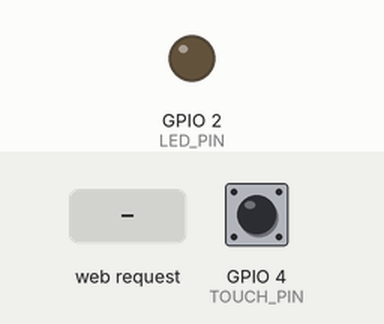
Recording of a sketch running on a simulated ESP32. Shown: output pins drawn as LEDs (lit = HIGH). Dashed ring = blinking. Inputs (shaded band) come from the test bench; at power-on: GPIO 4 (TOUCH_PIN) HIGH. What the sketch prints to the serial monitor is not drawn.

Above: at 1.2 s.
1.3 s: HTTP request GET /arm received
At 1.6 s:
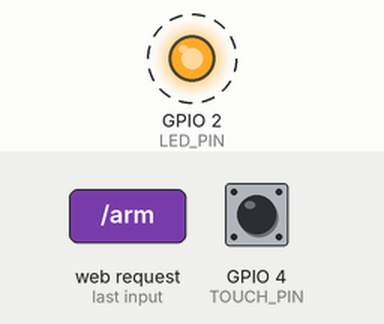
4.3 s: HTTP request GET /disarm received
At 4.3 s:
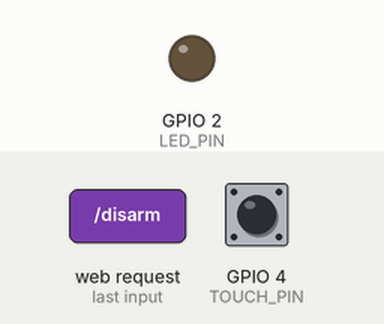
Timing chart, 0 to 7.3 s (numbered marks = the images above; inputs shaded):
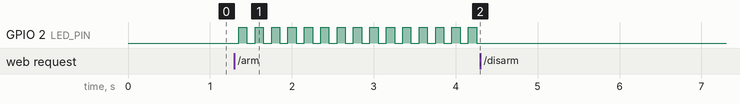

The sketch:

ex08.ino
```cpp
#include <WiFi.h>
#include <WebServer.h>

// ==================== 硬件配置 ====================
const char* ap_ssid = "ESP32-LAB170";
const char* ap_pass = "12345678";
const int LED_PIN = 2;
const int TOUCH_PIN = 4;

#define THRESHOLD 500       // 触摸触发阈值
#define DEBOUNCE_MS 50      // 触摸消抖时间
#define BLINK_INTERVAL 100  // 报警闪烁间隔(ms)，数值越小闪得越快

// ==================== 系统状态变量 ====================
bool systemArmed = false;    // 系统布防状态：true=布防，false=撤防
bool alarmTriggered = false; // 报警触发状态：true=已触发报警
bool ledState = false;       // LED当前电平
unsigned long lastBlinkTime = 0;

// 触摸状态变量
bool lastTouchState = false;
unsigned long debounceTimer = 0;

WebServer server(80);

// ==================== 网页页面 ====================
String makePage() {
  String statusText;
  String statusColor;
  if (alarmTriggered) {
    statusText = "⚠️ 报警触发中";
    statusColor = "#ff4d4f";
  } else if (systemArmed) {
    statusText = "🛡️ 已布防";
    statusColor = "#faad14";
  } else {
    statusText = "✅ 已撤防";
    statusColor = "#52c41a";
  }

  String html = R"rawliteral(
<!DOCTYPE html>
<html lang="zh-CN">
<head>
  <meta charset="UTF-8">
  <meta name="viewport" content="width=device-width, initial-scale=1.0">
  <title>安防主机控制终端</title>
  <style>
    * { box-sizing: border-box; margin: 0; padding: 0; }
    body {
      font-family: Arial, sans-serif;
      background: #f0f2f5;
      min-height: 100vh;
      display: flex;
      align-items: center;
      justify-content: center;
      padding: 20px;
    }
    .card {
      width: 100%;
      max-width: 420px;
      background: #fff;
      border-radius: 16px;
      padding: 40px 32px;
      box-shadow: 0 8px 24px rgba(0,0,0,0.08);
      text-align: center;
    }
    h1 {
      font-size: 22px;
      color: #222;
      margin-bottom: 30px;
    }
    .status-box {
      padding: 24px;
      border-radius: 12px;
      margin-bottom: 30px;
      background: #f6f7f9;
    }
    .status-label {
      font-size: 14px;
      color: #666;
      margin-bottom: 8px;
    }
    .status-value {
      font-size: 24px;
      font-weight: bold;
      color: )rawliteral" + statusColor + R"rawliteral(;
    }
    .btn-group {
      display: flex;
      gap: 16px;
    }
    button {
      flex: 1;
      padding: 16px 0;
      font-size: 16px;
      font-weight: bold;
      border: none;
      border-radius: 10px;
      color: #fff;
      cursor: pointer;
      transition: all 0.2s;
    }
    button:hover { transform: translateY(-2px); opacity: 0.9; }
    .btn-arm { background: #faad14; }
    .btn-disarm { background: #52c41a; }
    .tip {
      margin-top: 24px;
      font-size: 12px;
      color: #999;
      line-height: 1.5;
    }
  </style>
</head>
<body>
  <div class="card">
    <h1>安防主机控制终端</h1>
    <div class="status-box">
      <div class="status-label">系统当前状态</div>
      <div class="status-value" id="statusText">)rawliteral" + statusText + R"rawliteral(</div>
    </div>
    <div class="btn-group">
      <button class="btn-arm" onclick="handleArm()">布防 Arm</button>
      <button class="btn-disarm" onclick="handleDisarm()">撤防 Disarm</button>
    </div>
    <div class="tip">
      布防后触碰触摸引脚将触发报警<br>
      仅网页端撤防可解除报警状态
    </div>
  </div>

  <script>
    // 布防
    function handleArm() {
      fetch('/arm').then(() => location.reload());
    }
    // 撤防
    function handleDisarm() {
      fetch('/disarm').then(() => location.reload());
    }
  </script>
</body>
</html>
)rawliteral";
  return html;
}

// ==================== 路由处理函数 ====================
void handleRoot() {
  server.send(200, "text/html; charset=UTF-8", makePage());
}

// 布防接口
void handleArm() {
  systemArmed = true;
  alarmTriggered = false; // 布防时重置报警状态
  digitalWrite(LED_PIN, LOW);
  server.sendHeader("Location", "/");
  server.send(303);
}

// 撤防接口
void handleDisarm() {
  systemArmed = false;
  alarmTriggered = false; // 撤防同时解除报警
  digitalWrite(LED_PIN, LOW);
  server.sendHeader("Location", "/");
  server.send(303);
}

void setup() {
  Serial.begin(115200);
  pinMode(LED_PIN, OUTPUT);
  digitalWrite(LED_PIN, LOW);

  // 开启AP热点
  WiFi.mode(WIFI_AP);
  WiFi.softAP(ap_ssid, ap_pass);
  Serial.println("安防主机启动");
  Serial.print("管理地址: http://");
  Serial.println(WiFi.softAPIP());

  // 注册路由
  server.on("/", handleRoot);
  server.on("/arm", handleArm);
  server.on("/disarm", handleDisarm);
  server.begin();
}

void loop() {
  server.handleClient();
  unsigned long now = millis();

  // ==================== 1. 触摸检测（仅布防且未报警时生效） ====================
  if (systemArmed && !alarmTriggered) {
    bool currentTouch = (touchRead(TOUCH_PIN) < THRESHOLD);

    // 状态变化时重置消抖计时器
    if (currentTouch != lastTouchState) {
      debounceTimer = now;
      lastTouchState = currentTouch;
    }

    // 消抖稳定后，检测到按下边沿则触发报警
    if ((now - debounceTimer) > DEBOUNCE_MS) {
      if (currentTouch == true) {
        alarmTriggered = true;
        Serial.println("⚠️ 触发报警！");
      }
    }
  }

  // ==================== 2. 报警LED闪烁（非阻塞，不影响Web响应） ====================
  if (alarmTriggered) {
    if (now - lastBlinkTime >= BLINK_INTERVAL) {
      lastBlinkTime = now;
      ledState = !ledState;
      digitalWrite(LED_PIN, ledState);
    }
  }

  delay(1);
}
```

Measured:
- after the input at 1.3 s, GPIO 2 (LED_PIN): alternates HIGH for 0.10 s and LOW for 0.10 s, starting after 0.05 s
- after the input at 4.3 s, GPIO 2 (LED_PIN): stops changing and stays LOW
